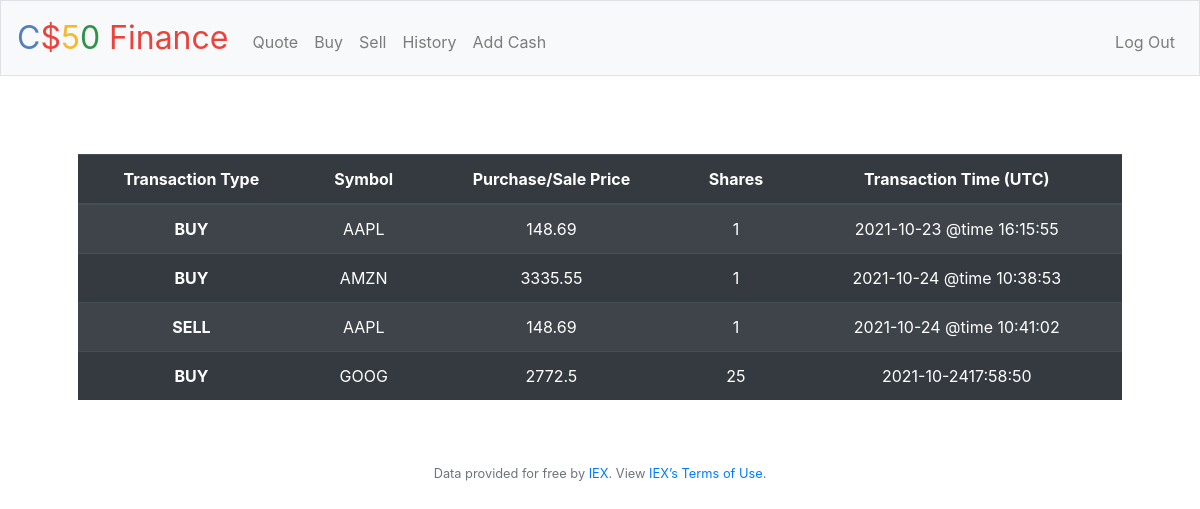
The app's page /history (signed in) with its own data.
### tables this page shows
CREATE TABLE orders (id INTEGER, user_id NUMERIC NOT NULL, symbol TEXT NOT NULL,             shares NUMERIC NOT NULL, price NUMERIC NOT NULL, timestamp TEXT, PRIMARY KEY(id),             FOREIGN KEY(user_id) REFERENCES users(id));

### application.py (the view)
@app.route("/history")
@login_required
def history():
    rows = db.execute("SELECT symbol, shares, price, timestamp FROM orders WHERE user_id = ?", session["user_id"])
    return render_template("history.html", rows=rows)

### application.py (called while the page is built)
@app.after_request
def after_request(response):
    response.headers["Cache-Control"] = "no-cache, no-store, must-revalidate"
    response.headers["Expires"] = 0
    response.headers["Pragma"] = "no-cache"
    return response

### helpers.py (called while the page is built)
def login_required(f):
    @wraps(f)
    def decorated_function(*args, **kwargs):
        if session.get("user_id") is None:
            return redirect("/login")
        return f(*args, **kwargs)
    return decorated_function

### templates/history.html (shortened to what this page needs)
{% extends "layout.html" %}
{% block main %}
    <table style='margin-top: 30px' class="table table-striped table-dark">
      <thead>
        <tr>
          <th scope="col"> Transaction Type </th>
          <th scope="col"> Symbol </th>
          <th scope="col"> Purchase/Sale Price </th>
          <th scope="col"> Shares </th>
          <th scope="col"> Transaction Time (UTC) </th>
        </tr>
      </thead>
      <tbody>
        {% for row in rows %}
        <tr>
          <th scope="row">
              {{ "BUY" if row["shares"] > 0 else "SELL" }}
          </th>
          <td>  {{ row["symbol"] }}  </td>
          <td>  {{ row["price"] }}  </td>
          <td>  {{ row["shares"]|abs }}  </td>
          <td>  {{ row["timestamp"] }}  </td>
        </tr>
        {% endfor %}
      </body>
{% endblock %}

### templates/layout.html (shortened to what this page needs)
<!DOCTYPE html>
<html lang="en">
    <head>
        <link rel="stylesheet" href="https://cdn.jsdelivr.net/npm/bootstrap@4.5.3/dist/css/bootstrap.min.css">
        <link href="/static/styles.css" rel="stylesheet">
    </head>
    <body>
        <nav class="navbar navbar-expand-md navbar-light bg-light border">
            <a class="navbar-brand" href="/"><span class="blue">C</span><span class="red">$</span><span class="yellow">5</span><span class="green">0</span> <span class="red">Finance</span></a>
            <div class="collapse navbar-collapse" id="navbar">
                {% if session.user_id %}
                    <ul class="navbar-nav mr-auto mt-2">
                        <li class="nav-item"><a class="nav-link" href="/quote">Quote</a></li>
                        <li class="nav-item"><a class="nav-link" href="/buy">Buy</a></li>
                        <li class="nav-item"><a class="nav-link" href="/sell">Sell</a></li>
                        <li class="nav-item"><a class="nav-link" href="/history">History</a></li>
                        <li class="nav-item"><a class="nav-link" href="/add">Add Cash</a></li>
                    </ul>
                    <ul class="navbar-nav ml-auto mt-2">
                        <li class="nav-item"><a class="nav-link" href="/logout">Log Out</a></li>
                    </ul>
                {% else %}
                    <ul class="navbar-nav ml-auto mt-2">
                        <li class="nav-item"><a class="nav-link" href="/register">Register</a></li>
                        <li class="nav-item"><a class="nav-link" href="/login">Log In</a></li>
                    </ul>
                {% endif %}
            </div>
        </nav>
        <main class="container p-5">
            {% block main %}{% endblock %}
        <footer class="small text-center text-muted">
            Data provided for free by <a href="https://iextrading.com/developer">IEX</a>. View <a href="https://iextrading.com/api-exhibit-a/">IEX’s Terms of Use</a>.
        </footer>
    </body>
</html>

### static/styles.css (style rules this page uses)
nav .navbar-brand { font-size: xx-large; }
nav .navbar-brand .blue { color: #537fbe; }
nav .navbar-brand .red { color: #ea433b; }
nav .navbar-brand .yellow { color: #f5b82e; }
nav .navbar-brand .green { color: #2e944b; }
main { overflow-x: auto; text-align: center; }

### records on screen
orders: shares "BUY", symbol "AAPL", price "148.69", shares|abs "1", timestamp "2021-10-23 @time 16:15:55"
orders: shares "BUY", symbol "AMZN", price "3335.55", shares|abs "1", timestamp "2021-10-24 @time 10:38:53"
orders: shares "SELL", symbol "AAPL", price "148.69", shares|abs "1", timestamp "2021-10-24 @time 10:41:02"
orders: shares "BUY", symbol "GOOG", price "2772.5", shares|abs "25", timestamp "2021-10-2417:58:50"
